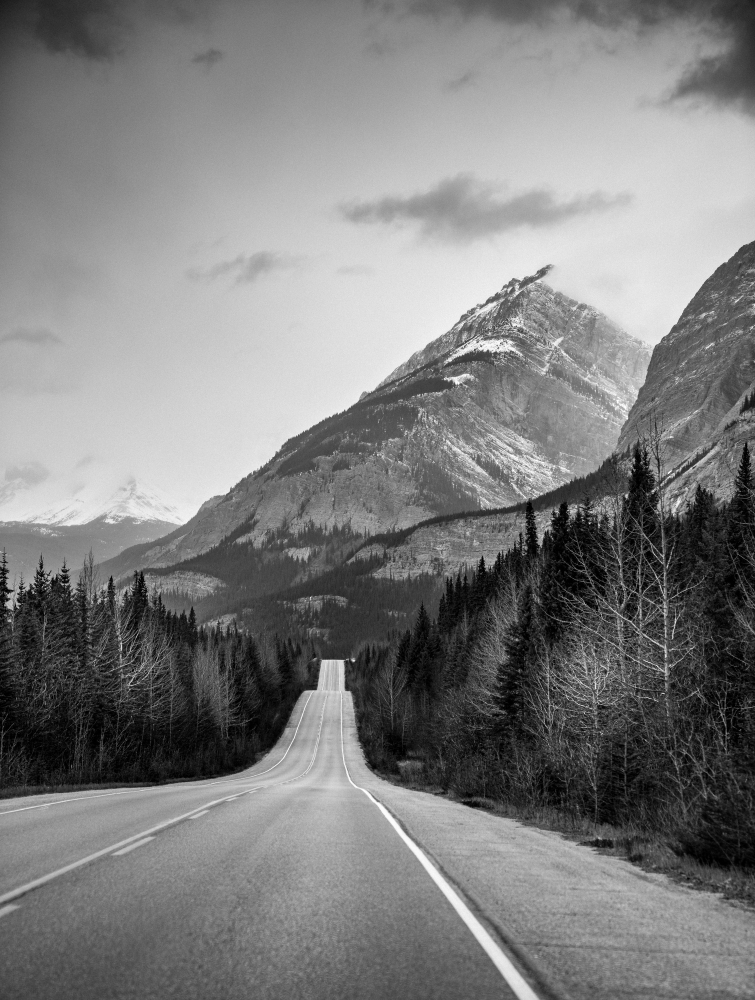
#> input picture input.jpg, 755 x 1000 px
$ python cos1.py
#> lines starting #> are read from the running program, lines starting #| are printed output that depends on the picture
#> in main, original_img is the input picture: shape (1000, 755, 3); min 0, max 254, mean 126.2
import os
import cv2
import numpy as np
import matplotlib.pyplot as plt


def add_noise_percent(image: np.ndarray, noise_percent: float = 10.0, salt_ratio: float = 0.5) -> np.ndarray:

#> called with noise_percent = 15, salt_ratio = 0.5
    noise_percent = np.clip(noise_percent, 0.0, 100.0)

    # Переводим процент в вероятность от 0.0 до 1.0
    total_prob = noise_percent / 100.0

    salt_prob = total_prob * salt_ratio
    pepper_prob = total_prob * (1.0 - salt_ratio)

    noisy_image = image.copy()
    h, w = image.shape[:2]
#> h = 1000; w = 755

    # Создаем матрицу случайных чисел от 0.0 до 1.0 для каждого пикселя
    rand_matrix = np.random.rand(h, w)

    salt_mask = rand_matrix < salt_prob
    noisy_image[salt_mask] = 255

    pepper_mask = (rand_matrix >= salt_prob) & (rand_matrix < (salt_prob + pepper_prob))
    noisy_image[pepper_mask] = 0
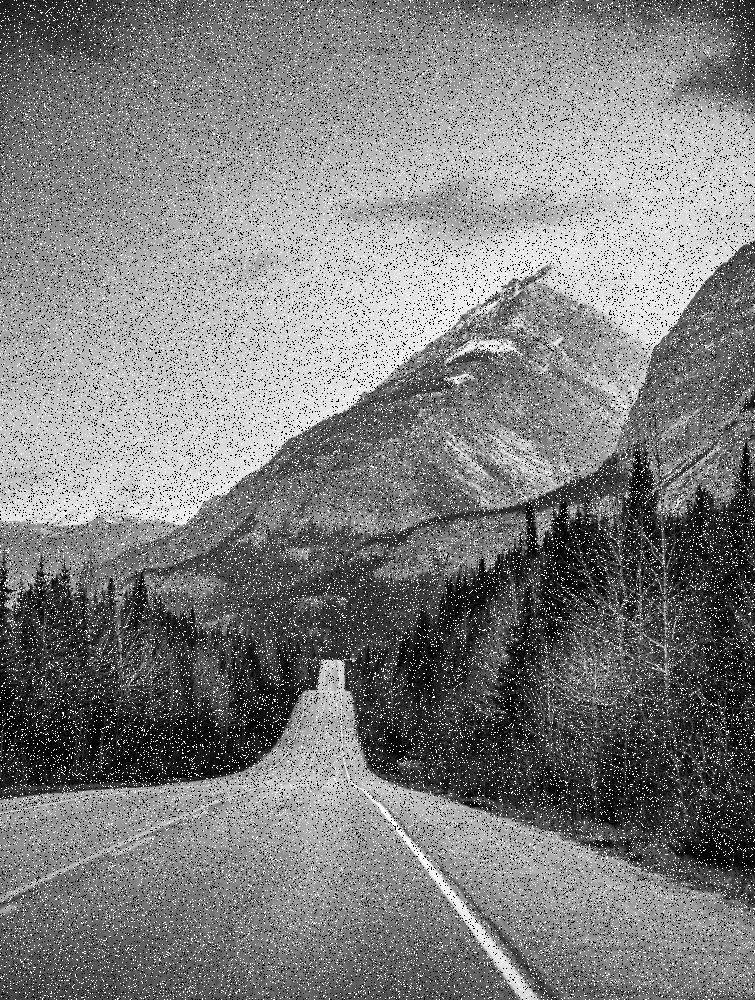
#> noisy_image: shape (1000, 755, 3); min 0, max 255, mean 126.3

    return noisy_image


def manual_median_filter(image: np.ndarray, kernel_size: tuple = (3, 5)) -> np.ndarray:

#> called with kernel_size = (3, 5)
    kh, kw = kernel_size
    if kh % 2 == 0 or kw % 2 == 0:
        raise ValueError("Размеры окна фильтра должны быть нечетными числами (например, (3, 3), (3, 5), (5, 5))!")

    pad_h = kh // 2
    pad_w = kw // 2

    is_color = (image.ndim == 3)
#> is_color = True

    if is_color:
        h, w, c = image.shape
#> h = 1000; w = 755; c = 3
        # Краевое дополнение (padding) методом отражения края (mode='edge'),
        # чтобы избавиться от черных рамок по краям кадра
        padded = np.pad(image, ((pad_h, pad_h), (pad_w, pad_w), (0, 0)), mode='edge')
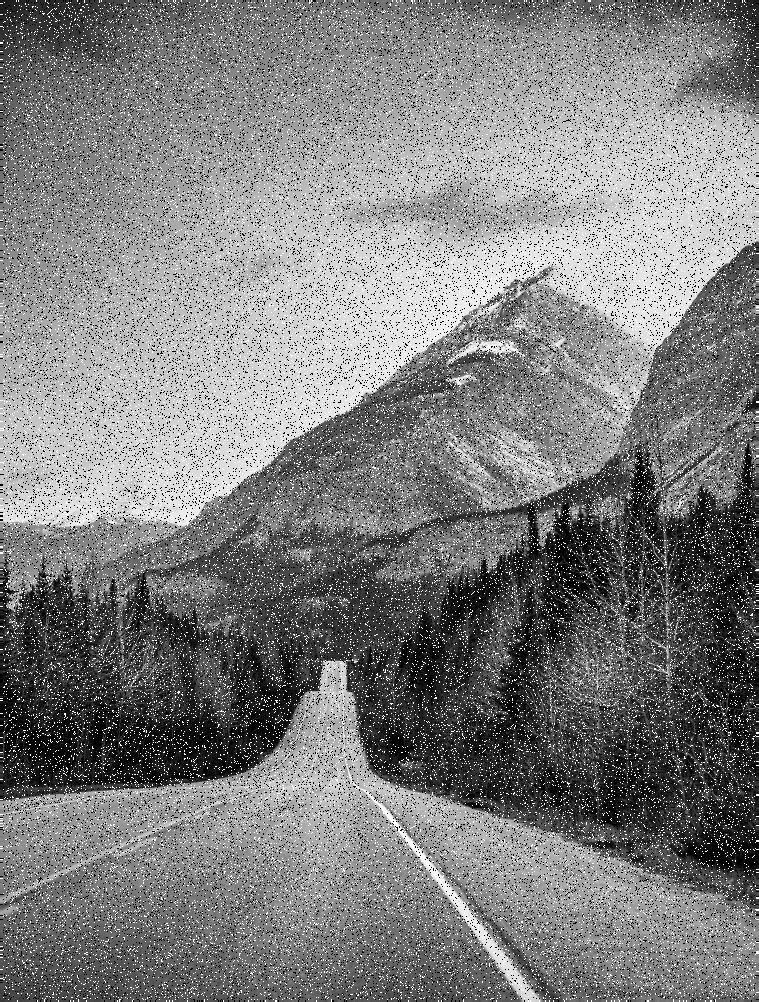
#> padded: shape (1002, 759, 3); min 0, max 255, mean 126
        output = np.zeros_like(image)

        # Скользящее прямоугольное окно по каждому пикселю
        for i in range(h):
            for j in range(w):
                # Вырезаем область окна размером (kh, kw, c)
                window = padded[i : i + kh, j : j + kw]

                # Преобразуем окно к форме (kh * kw, c), объединяя пространственные координаты
                flat_window = window.reshape(-1, c)

                # Сортируем значения по каждому цветовому каналу независимо
                sorted_vals = np.sort(flat_window, axis=0)

                # Выбираем медианный (центральный) элемент
                median_idx = len(sorted_vals) // 2
                output[i, j] = sorted_vals[median_idx]
    else:
        h, w = image.shape
        padded = np.pad(image, ((pad_h, pad_h), (pad_w, pad_w)), mode='edge')
        output = np.zeros_like(image)

        for i in range(h):
            for j in range(w):
                window = padded[i : i + kh, j : j + kw]
                sorted_vals = np.sort(window.flatten())
                median_idx = len(sorted_vals) // 2
                output[i, j] = sorted_vals[median_idx]

    return output


def main():
    input_path = "input.jpg"
    output_path = "output_cleaned.jpg"

    # Читаем исходное изображение
    original_img = cv2.imread(input_path)
    if original_img is None:
        raise FileNotFoundError(f"Не удалось прочитать файл {input_path}")

    print("1. Исходное фото успешно загружено.")

    # Наложение импульсного шума
    noise_level = 15.0
    noisy_img = add_noise_percent(original_img, noise_percent=noise_level)
    print("2. Шум добавлен.")

    # фильтрация
    rect_kernel = (3, 5)
    print(f"3. Выполняется медианная фильтрация с окном {rect_kernel}...")
    cleaned_img = manual_median_filter(noisy_img, kernel_size=rect_kernel)
    print("   Фильтрация завершена.")

    cv2.imwrite(output_path, cleaned_img)
    print(f"4. Очищенное фото успешно сохранено в '{output_path}'.")

    orig_rgb = cv2.cvtColor(original_img, cv2.COLOR_BGR2RGB)
    noisy_rgb = cv2.cvtColor(noisy_img, cv2.COLOR_BGR2RGB)
    cleaned_rgb = cv2.cvtColor(cleaned_img, cv2.COLOR_BGR2RGB)

    plt.figure(figsize=(15, 5))

    plt.subplot(1, 3, 1)
    plt.title("Исходное изображение")
    plt.imshow(orig_rgb)
    plt.axis("off")

    plt.subplot(1, 3, 2)
    plt.title(f"Зашумленное фото ({noise_level}% шума)")
    plt.imshow(noisy_rgb)
    plt.axis("off")

    plt.subplot(1, 3, 3)
    plt.title(f"Очищенное (Медиана {rect_kernel[0]}x{rect_kernel[1]})")
    plt.imshow(cleaned_rgb)
    plt.axis("off")

    plt.tight_layout()
    plt.show()
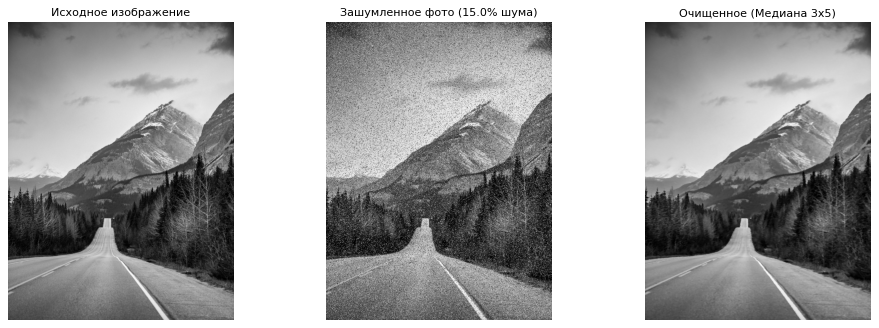
#> figure drawn by matplotlib, 3 panels


if __name__ == "__main__":
    main()
